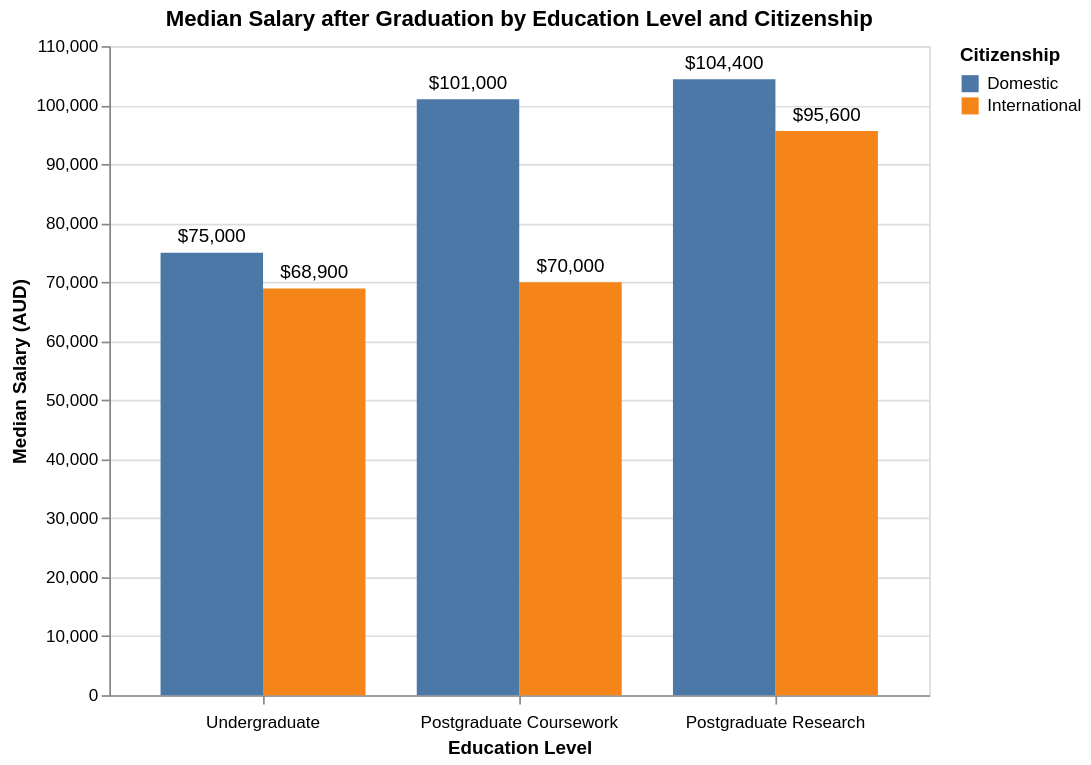

Here is the Vega-Lite specification saved for this chart:
### Vega-Lite specification from a JSON file in a GitHub repository (floating-point values rounded to 4 significant figures)
{"$schema": "https://vega.github.io/schema/vega-lite/v5.json", "description": "Grouped bar chart showing median salary by education level and citizenship", "width": 480, "height": 380, "data": {"values": [{"education level": "undergraduate", "citizenship": "International", "Median salary": 68900}, {"education level": "postgraduate coursework", "citizenship": "International", "Median salary": 70000}, {"education level": "postgraduate research", "citizenship": "International", "Median salary": 95600}, {"education level": "undergraduate", "citizenship": "Domestic", "Median salary": 75000}, {"education level": "postgraduate coursework", "citizenship": "Domestic", "Median salary": 101000}, {"education level": "postgraduate research", "citizenship": "Domestic", "Median salary": 104400}]}, "transform": [{"calculate": "datum['education level'] == 'undergraduate' ? 'Undergraduate' : datum['education level'] == 'postgraduate coursework' ? 'Postgraduate Coursework' : 'Postgraduate Research'", "as": "Education Level Display"}], "layer": [{"mark": "bar", "encoding": {"x": {"field": "Education Level Display", "type": "nominal", "axis": {"title": "Education Level", "labelAngle": 0, "labelPadding": 6}, "sort": ["Undergraduate", "Postgraduate Coursework", "Postgraduate Research"]}, "xOffset": {"field": "citizenship"}, "y": {"field": "Median salary", "type": "quantitative", "axis": {"title": "Median Salary (AUD)"}}, "color": {"field": "citizenship", "type": "nominal", "legend": {"title": "Citizenship"}}, "order": {"field": "citizenship", "sort": "ascending"}, "tooltip": [{"field": "Education Level Display", "title": "Education Level"}, {"field": "citizenship", "title": "Citizenship"}, {"field": "Median salary", "title": "Median Salary", "format": "$,d"}]}}, {"mark": {"type": "text", "align": "center", "baseline": "bottom", "dy": -4}, "encoding": {"x": {"field": "Education Level Display", "type": "nominal", "sort": ["Undergraduate", "Postgraduate Coursework", "Postgraduate Research"]}, "xOffset": {"field": "citizenship"}, "y": {"field": "Median salary", "type": "quantitative"}, "text": {"field": "Median salary", "type": "quantitative", "format": "$,d"}, "color": {"value": "black"}}}], "title": "Median Salary after Graduation by Education Level and Citizenship"}
